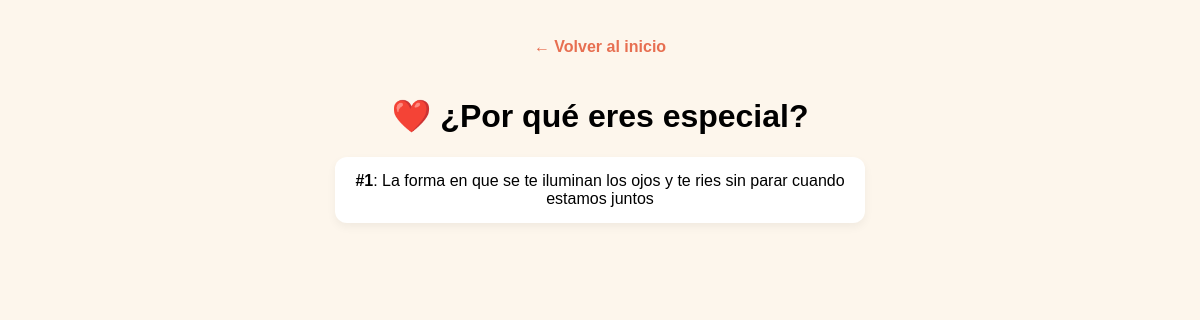
/razones/, run on the app's committed database.
### baul/models.py (models this page shows, shortened)
class Razon(models.Model):
    texto = models.CharField(
        max_length=300,
        help_text="Ej: Tu sonrisa ilumina el día"
    )
    orden = models.PositiveIntegerField(default=1)
    class Meta:
        verbose_name_plural = "Razones"

### baul/views.py (the view)
# urls.py: path('razones/', views.razones, name='razones'),
def razones(request):
    razones_list = Razon.objects.all().order_by('orden')
    return render(request, 'baul/razones.html', {'razones': razones_list})

### baul/templates/baul/razones.html (shortened to what this page needs)
{% load static %}
<!DOCTYPE html>
<html lang="es">
<head>
    <link rel="stylesheet" href="{% static 'baul/css/razones.css' %}">
</head>
<body>
    <a href="{% url 'inicio' %}" class="btn-volver">← Volver al inicio</a>
    <h1>❤️ ¿Por qué eres especial?</h1>
    {% for razon in razones %}
        <div class="card">
            <strong>#{{ razon.orden }}</strong>: {{ razon.texto }}
        </div>
    {% empty %}
        <p>Aún no hay razones guardadas.</p>
    {% endfor %}
</body>
</html>

### staticfiles/baul/css/razones.css (style rules this page uses)
body { font-family: sans-serif; background: #fdf6ec; padding: 30px; text-align: center; }
.card { background: white; padding: 15px; border-radius: 12px; margin: 10px auto; max-width: 500px; box-shadow: 0 4px 10px rgba(0,0,0,0.05); }
.btn-volver { display: inline-block; margin-bottom: 20px; color: #e76f51; text-decoration: none; font-weight: bold; }

### data on the page
Razon: orden "1", texto "La forma en que se te iluminan los ojos y te ries sin parar cuando estamos juntos"
